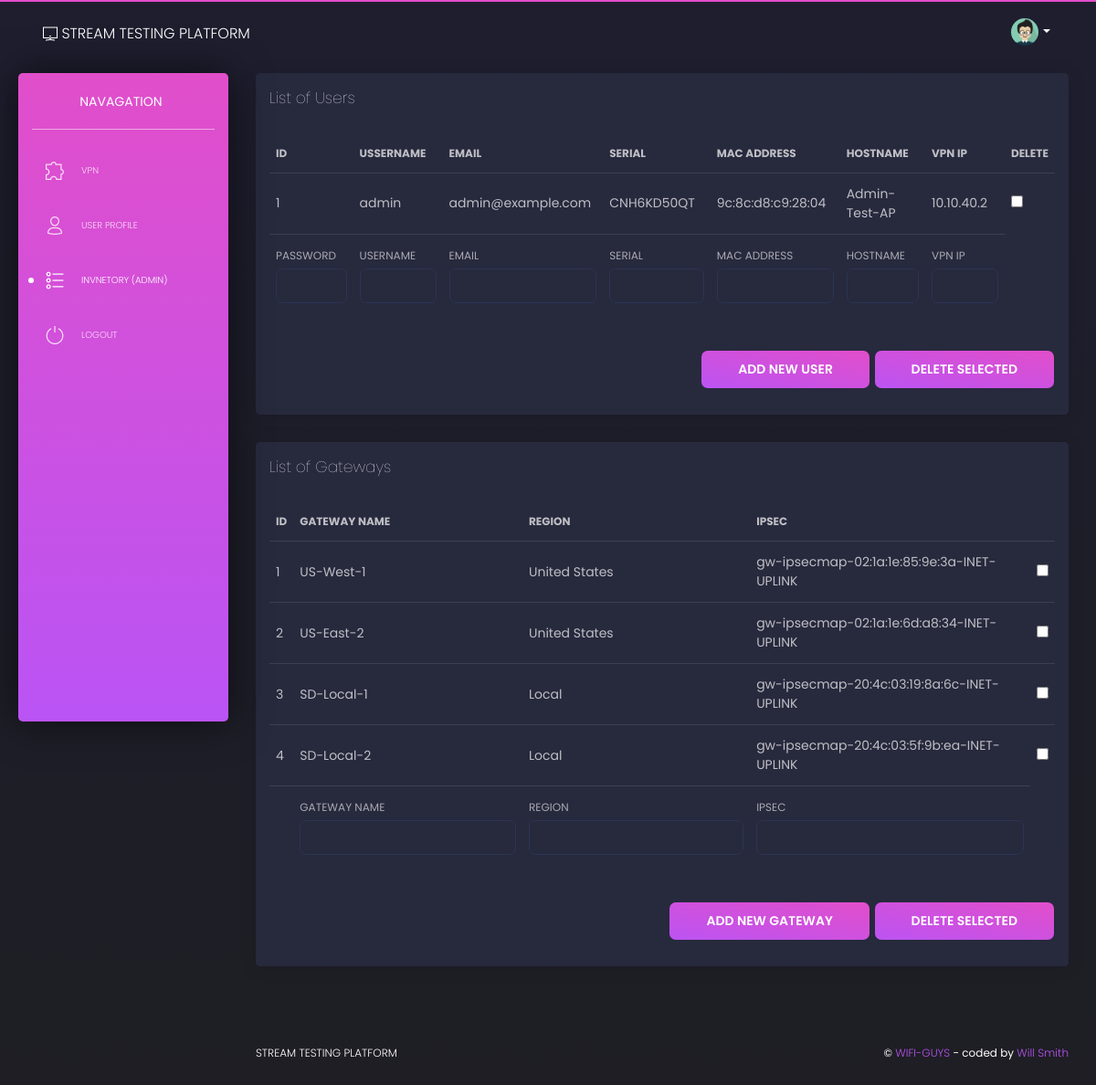
/ui-inventory.html (signed in), run on the app's committed database.
### apps/authentication/models.py (models this page shows, shortened)
class Users(db.Model, UserMixin):
    __tablename__ = 'Users'
    id = db.Column(db.Integer, primary_key=True)
    username = db.Column(db.String(64), unique=True)
    email = db.Column(db.String(64), unique=True)
    password = db.Column(db.LargeBinary)
    serial = db.Column(db.String(64), unique=True)
    hostname = db.Column(db.String(64), unique=True)
    mac = db.Column(db.String(64), unique=True)
    ip = db.Column(db.String(64), unique=True)

class Devices(db.Model):
    __tablename__ = 'Devices'
    id = db.Column(db.Integer, primary_key=True)
    vgwname = db.Column(db.String(64), nullable=False)
    region = db.Column(db.String(64), nullable=False)
    ipsec = db.Column(db.String(128), nullable=False)

### apps/home/routes.py (the view, shortened to what this page needs)
@blueprint.route('/ui-inventory.html', methods=['GET', 'POST'])
@login_required
def inventory_info():
    create_account_form = CreateAccountForm(request.form)
    if 'gateway-delete' in request.form:
        deleteGateway = request.form.get('device_id')
        Devices.query.filter_by(id=deleteGateway).delete()
        db.session.commit()
        return render_template('home/ui-inventory.html', users = Users.query.all(), devices = Devices.query.all(),
                               gwmsg='Gateway Deleted',
                               segment = 'inventory',
                               success=True,
                               form=create_account_form)
    else:
        return render_template('home/ui-inventory.html', users = Users.query.all(), devices = Devices.query.all(),
                                segment = 'inventory',
                                form=create_account_form)

### apps/authentication/forms.py
class CreateAccountForm(FlaskForm):
    username = TextField('Username',
                         id='username_create',
                         validators=[DataRequired()])
    email = TextField('Email',
                      id='email_create',
                      validators=[DataRequired(), Email()])
    password = PasswordField('Password',
                             id='pwd_create',
                             validators=[DataRequired()])
    serial = TextField('Serial',
                             id='serial_create',
                             validators=[DataRequired()])
    mac = TextField('Mac',
                             id='mac_create',
                             validators=[DataRequired()])
    hostname = TextField('Hostname',
                             id='hostname_create',
                             validators=[DataRequired()])

### apps/__init__.py (called while the page is built)
def configure_database(app):
    @app.before_first_request
    def initialize_database():
        db.create_all()
    @app.teardown_request
    def shutdown_session(exception=None):
        db.session.remove()

### apps/authentication/models.py (called while the page is built)
@login_manager.user_loader
def user_loader(id):
    return Users.query.filter_by(id=id).first()

### apps/templates/home/ui-inventory.html (shortened to what this page needs)
{% extends "layouts/base.html" %}
{% block content %}
<div class="row">
  <div class="col-md-12">
    <div class="card ">
      <form role="form" method="post" action="">
      <div class="card-header">
        <h4 class="card-title"> List of Users</h4>
  </div>
      <div class="card-body">
        <div class="table-responsive">
          <table class="table tablesorter " id="">
            <thead class=" text-primary">
              <tr>
                <th>
                  ID
                </th>
                <th>
                  Ussername
                </th>
                <th>
                  Email
                </th>
                <th>
                  Serial
                </th>
                <th>
                  MAC Address
                </th>
                <th>
                  Hostname
                </th>
                <th>
                  VPN IP
                </th>
                <th>
                  DELETE
                </th>
              </tr>
            </thead>
            <tbody>
              {% for user in users %}
              <tr>
                <td>
                  {{ user.id }}
                </td>
                <td>
                  {{ user.username }}
                </td>
                <td>
                  {{ user.email }}
                </td>
                <td>
                  {{ user.serial }}
                </td>
                <td>
                  {{ user.mac }}
                </td>
                <td>
                  {{ user.hostname }}
                </td>
                <td>
                  {{ user.ip }}
                </td>
                <td>
                  <input type="checkbox" id="id" name="id" value="{{user.id}}" />
                </td>
              </tr>
              {% endfor %}
              <tr>
                <td>
                  <label>PASSWORD</label>
                  <input class="form-control" id="pwd_create" name="password" type="password" value="">
                </td>
                <td>
                  <label>USERNAME</label>
                  <input class="form-control" id="username_create" name="username" type="text" value="">
                </td>
                <td>
                  <label>EMAIL</label>
                  <input class="form-control" id="email_create" name="email" type="email" value="">
                </td>
                <td>
                  <label>SERIAL</label>
                  <input class="form-control" id="serial_create" name="serial" type="text" value="">
                </td>
                <td>
                  <label>MAC ADDRESS</label>
                  <input class="form-control" id="mac_create" name="mac" type="text" value="">
                </td>
                <td>
                  <label>HOSTNAME</label>
                  <input class="form-control" id="hostname_create" name="hostname" type="text" value="">
                </td>
                <td>
                  <label>VPN IP</label>
                  <input class="form-control" id="ip_create" name="ip" type="text" value="">
                </td>
              </tr>
            </tbody>
          </table>
          <div class="text-right">
            <button type="submit" name="user-submit" class="btn btn-fill btn-primary">ADD NEW USER</button>
            <button type="submit" name="user-delete" class="btn btn-fill btn-primary">DELETE SELECTED</button>
          </div>
        </div>
      </form>
      </div>
    </div>
  </div>
  <div class="col-md-12">
    <div class="card ">
      <form role="form" method="post" action="">
      <div class="card-header">
        <h4 class="card-title"> List of Gateways</h4>
      </div>
      <div class="card-body">
        <div class="table-responsive">
          <table class="table tablesorter " id="">
            <thead class=" text-primary">
              <tr>
                <th>
                  ID
                </th>
                <th>
                  Gateway Name
                </th>
                <th>
                  Region
                </th>
                <th>
                  IPSec
                </th>
              </tr>
            </thead>
            <tbody>
              {% for device in devices %}
              <tr>
                <td>
                  {{ device.id }}
                </td>
                <td>
                  {{ device.vgwname }}
                </td>
                <td>
                  {{ device.region }}
                </td>
                <td>
                  {{ device.ipsec }}
                </td>
                <td>
                  <input type="checkbox" id="device_id" name="device_id" value="{{ device.id }}" />
                </td>
              </tr>
              {% endfor %}
              <tr>
                <td>
                </td>
                <td>
                  <label>GATEWAY NAME</label>
                  <input class="form-control" id="vgwname_create" name="vgwname" type="text" value="">
                </td>
                <td>
                  <label>REGION</label>
                  <input class="form-control" id="region_create" name="region" type="text" value="">
                </td>
                <td>
                  <label>IPSEC</label>
                  <input class="form-control" id="ipsec_create" name="ipsec" type="text" value="">
                </td>
              </tr>
            </tbody>
          </table>
            <div class="text-right">
              <button type="submit" name="gateway-submit" class="btn btn-fill btn-primary">ADD NEW GATEWAY</button>
              <button type="submit" name="gateway-delete" class="btn btn-fill btn-primary">DELETE SELECTED</button>
            </div>
        </div>
      </div>
    </form>
    </div>
  </div>
</div>
{% endblock content %}

### apps/templates/layouts/base.html (shortened to what this page needs)
<!DOCTYPE html>
<html lang="en">
<head>
  <link href="https://use.fontawesome.com/releases/v5.0.6/css/all.css" rel="stylesheet">
  <link href="/static/assets/css/nucleo-icons.css" rel="stylesheet" />
  <link href="/static/assets/css/black-dashboard.css?v=1.0.0" rel="stylesheet" />
  <link href="/static/assets/demo/demo.css" rel="stylesheet" />
</head>
<body class="">
  <div class="wrapper">
    {% include 'includes/sidebar.html' %}
    <div class="main-panel">
      {% include 'includes/navigation.html' %}
      <div class="content">
        {% block content %}{% endblock content %}
      </div>
      {% include 'includes/footer.html' %}
    </div>
</body>
</html>

### apps/templates/includes/sidebar.html (shortened to what this page needs)
    <div class="sidebar">
      <div class="sidebar-wrapper">
        <div class="logo">
          <a target="_blank" rel="sponsored noopener noreferrer"
             href="https://www.wbd.com/" class="simple-text logo-mini">
          </a>
          <a target="_blank" rel="sponsored noopener noreferrer"
             href="https://blog.wifi-guys.com/" class="simple-text logo-normal">
              Navagation
          </a>
        </div>
        <ul class="nav">
        {% if current_user.is_authenticated %}
        <li class="{% if 'vpn' in segment %} active {% endif %}">
          <a href="/ui-vpn.html">
            <i class="tim-icons icon-puzzle-10"></i>
            <p>VPN</p>
          </a>
        </li>
          <li class="{% if 'page-user' in segment %} active {% endif %}">
            <a href="/page-user.html">
              <i class="tim-icons icon-single-02"></i>
              <p>User Profile</p>
            </a>
            <li>
              <li class="{% if 'inventory' in segment %} active {% endif %}">
                <a href="/ui-inventory.html">
                  <i class="tim-icons icon-bullet-list-67"></i>
                  <p>Invnetory (ADMIN)</p>
                </a>
              </li>
          </li>
            <li>
            <a href="{{ url_for('authentication_blueprint.logout') }}" >
              <i class="tim-icons icon-button-power"></i>
              <p>Logout</p>
            </a>
          </li>
          {% endif %}
        </ul>
      </div>
    </div>

### apps/templates/includes/navigation.html (shortened to what this page needs)
      <nav class="navbar navbar-expand-lg navbar-absolute navbar-transparent">
        <div class="container-fluid">
          <div class="navbar-wrapper">
            <a class="navbar-brand" href="javascript:void(0)">
            <i class="tim-icons icon-tv-2"></i>
            Stream Testing Platform
          </div>
          <div class="collapse navbar-collapse" id="navigation">
            <ul class="navbar-nav ml-auto">
            {% if current_user.is_authenticated %}
              <li class="dropdown nav-item">
                <a href="#" class="dropdown-toggle nav-link" data-toggle="dropdown">
                  <div class="photo">
                    <img src="/static/assets/img/anime3.png" alt="Profile Photo">
                  </div>
                  <b class="caret d-none d-lg-block d-xl-block"></b>
                </a>
              </li>
            {% endif %}
            </ul>
          </div>
        </div>
      </nav>

### apps/templates/includes/footer.html
      <footer class="footer">
        <div class="container-fluid">
          <ul class="nav">
            <li class="nav-item">
              <a target="_blank" rel="noopener noreferrer"
                 href="https://www.wifi-guys.com" class="nav-link">
                STREAM TESTING PLATFORM
              </a>
            </li>
          </ul>
          <div class="copyright">
            &copy; <a target="_blank" rel="sponsored noopener noreferrer"
                      href="https://blog.wifi-guys.com">WIFI-GUYS </a>
            - coded by <a target="_blank" rel="noopener noreferrer" href="https://blog.wifi-guys.com">Will Smith</a>
          </div>
        </div>
      </footer>

### data on the page
Users: id "1", username "admin", email "admin@example.com", serial "CNH6KD50QT", mac "9c:8c:d8:c9:28:04", hostname "Admin-Test-AP", ip "10.10.40.2"
Devices: id "1", vgwname "US-West-1", region "United States", ipsec "gw-ipsecmap-02:1a:1e:85:9e:3a-INET-UPLINK"
Devices: id "2", vgwname "US-East-2", region "United States", ipsec "gw-ipsecmap-02:1a:1e:6d:a8:34-INET-UPLINK"
Devices: id "3", vgwname "SD-Local-1", region "Local", ipsec "gw-ipsecmap-20:4c:03:19:8a:6c-INET-UPLINK"
Devices: id "4", vgwname "SD-Local-2", region "Local", ipsec "gw-ipsecmap-20:4c:03:5f:9b:ea-INET-UPLINK"
